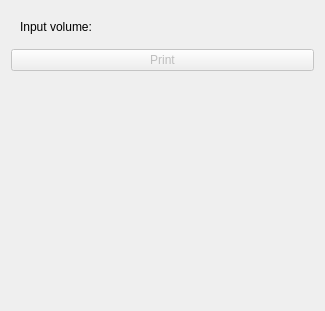
<?xml version="1.0" encoding="UTF-8"?>
<ui version="4.0">
 <class>helloWorld</class>
 <widget class="qMRMLWidget" name="helloWorld">
  <property name="geometry">
   <rect>
    <x>0</x>
    <y>0</y>
    <width>325</width>
    <height>311</height>
   </rect>
  </property>
  <layout class="QVBoxLayout" name="verticalLayout">
   <item>
    <widget class="ctkCollapsibleButton" name="inputsCollapsibleButton" native="true">
     <property name="text" stdset="0">
      <string>Inputs</string>
     </property>
     <layout class="QFormLayout" name="formLayout_2">
      <item row="0" column="0">
       <widget class="QLabel" name="label">
        <property name="text">
         <string>Input volume:</string>
        </property>
       </widget>
      </item>
      <item row="0" column="1">
       <widget class="qMRMLNodeComboBox" name="inputSelector" native="true">
        <property name="toolTip">
         <string>Pick the input volume.</string>
        </property>
        <property name="nodeTypes" stdset="0">
         <stringlist notr="true">
          <string>vtkMRMLScalarVolumeNode</string>
         </stringlist>
        </property>
        <property name="showChildNodeTypes" stdset="0">
         <bool>false</bool>
        </property>
        <property name="addEnabled" stdset="0">
         <bool>false</bool>
        </property>
        <property name="removeEnabled" stdset="0">
         <bool>false</bool>
        </property>
        <property name="SlicerParameterName" stdset="0">
         <string>inputVolume</string>
        </property>
       </widget>
      </item>
     </layout>
    </widget>
   </item>
   <item>
    <widget class="QPushButton" name="printName">
     <property name="enabled">
      <bool>false</bool>
     </property>
     <property name="toolTip">
      <string>Print volume name.</string>
     </property>
     <property name="text">
      <string>Print</string>
     </property>
    </widget>
   </item>
   <item>
    <spacer name="verticalSpacer">
     <property name="orientation">
      <enum>Qt::Vertical</enum>
     </property>
     <property name="sizeHint" stdset="0">
      <size>
       <width>20</width>
       <height>40</height>
      </size>
     </property>
    </spacer>
   </item>
  </layout>
 </widget>
 <customwidgets>
  <customwidget>
   <class>qMRMLNodeComboBox</class>
   <extends>QWidget</extends>
   <header>qMRMLNodeComboBox.h</header>
  </customwidget>
  <customwidget>
   <class>qMRMLWidget</class>
   <extends>QWidget</extends>
   <header>qMRMLWidget.h</header>
   <container>1</container>
  </customwidget>
  <customwidget>
   <class>ctkCollapsibleButton</class>
   <extends>QWidget</extends>
   <header>ctkCollapsibleButton.h</header>
   <container>1</container>
  </customwidget>
 </customwidgets>
 <resources/>
 <connections>
  <connection>
   <sender>helloWorld</sender>
   <signal>mrmlSceneChanged(vtkMRMLScene*)</signal>
   <receiver>inputSelector</receiver>
   <slot>setMRMLScene(vtkMRMLScene*)</slot>
   <hints>
    <hint type="sourcelabel">
     <x>122</x>
     <y>132</y>
    </hint>
    <hint type="destinationlabel">
     <x>248</x>
     <y>61</y>
    </hint>
   </hints>
  </connection>
 </connections>
</ui>
